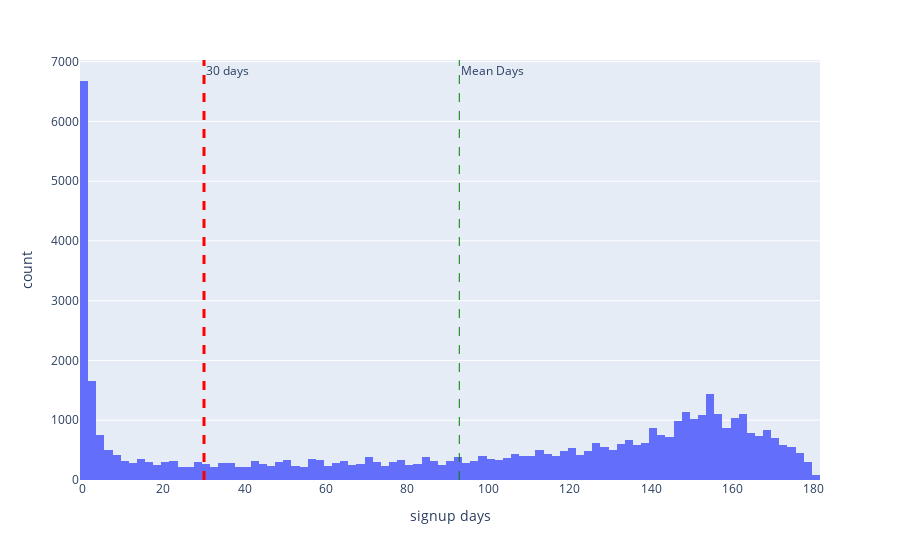

Notebook code cell kept with this figure:
### Code cell
# Visualize distribution of signup days
fig = px.histogram(num_days)
fig.update_layout(showlegend=False); fig.update_xaxes(title = 'signup days')
fig.add_vline(x=30, line_width=3, line_dash="dash", line_color="red", annotation_text = '30 days')
fig.add_vline(x=mean_num_days, line_width=1, line_dash="dash", line_color="green", annotation_text = 'Mean Days')

### Figure 1 — Plotly figure (JSON) as saved in the notebook; plotly's stock layout.template omitted (floating-point values rounded to 4 significant figures; data arrays with more than 128 entries replaced by an {"elided": "..."} marker saying what was removed)
{"data": [{"alignmentgroup": "True", "bingroup": "x", "hovertemplate": "variable=0<br>value=%{x}<br>count=%{y}<extra></extra>", "legendgroup": "0", "marker": {"color": "#636efa", "pattern": {"shape": ""}}, "name": "0", "offsetgroup": "0", "orientation": "v", "showlegend": true, "type": "histogram", "x": {"elided": "50000 int values"}, "xaxis": "x", "yaxis": "y"}], "layout": {"annotations": [{"showarrow": false, "text": "30 days", "x": 30, "xanchor": "left", "xref": "x", "y": 1, "yanchor": "top", "yref": "y domain"}, {"showarrow": false, "text": "Mean Days", "x": 92.79, "xanchor": "left", "xref": "x", "y": 1, "yanchor": "top", "yref": "y domain"}], "barmode": "relative", "legend": {"title": {"text": "variable"}, "tracegroupgap": 0}, "margin": {"t": 60}, "shapes": [{"line": {"color": "red", "dash": "dash", "width": 3}, "type": "line", "x0": 30, "x1": 30, "xref": "x", "y0": 0, "y1": 1, "yref": "y domain"}, {"line": {"color": "green", "dash": "dash", "width": 1}, "type": "line", "x0": 92.79, "x1": 92.79, "xref": "x", "y0": 0, "y1": 1, "yref": "y domain"}], "showlegend": false, "xaxis": {"anchor": "y", "domain": [0, 1], "title": {"text": "signup days"}}, "yaxis": {"anchor": "x", "domain": [0, 1], "title": {"text": "count"}}}}
